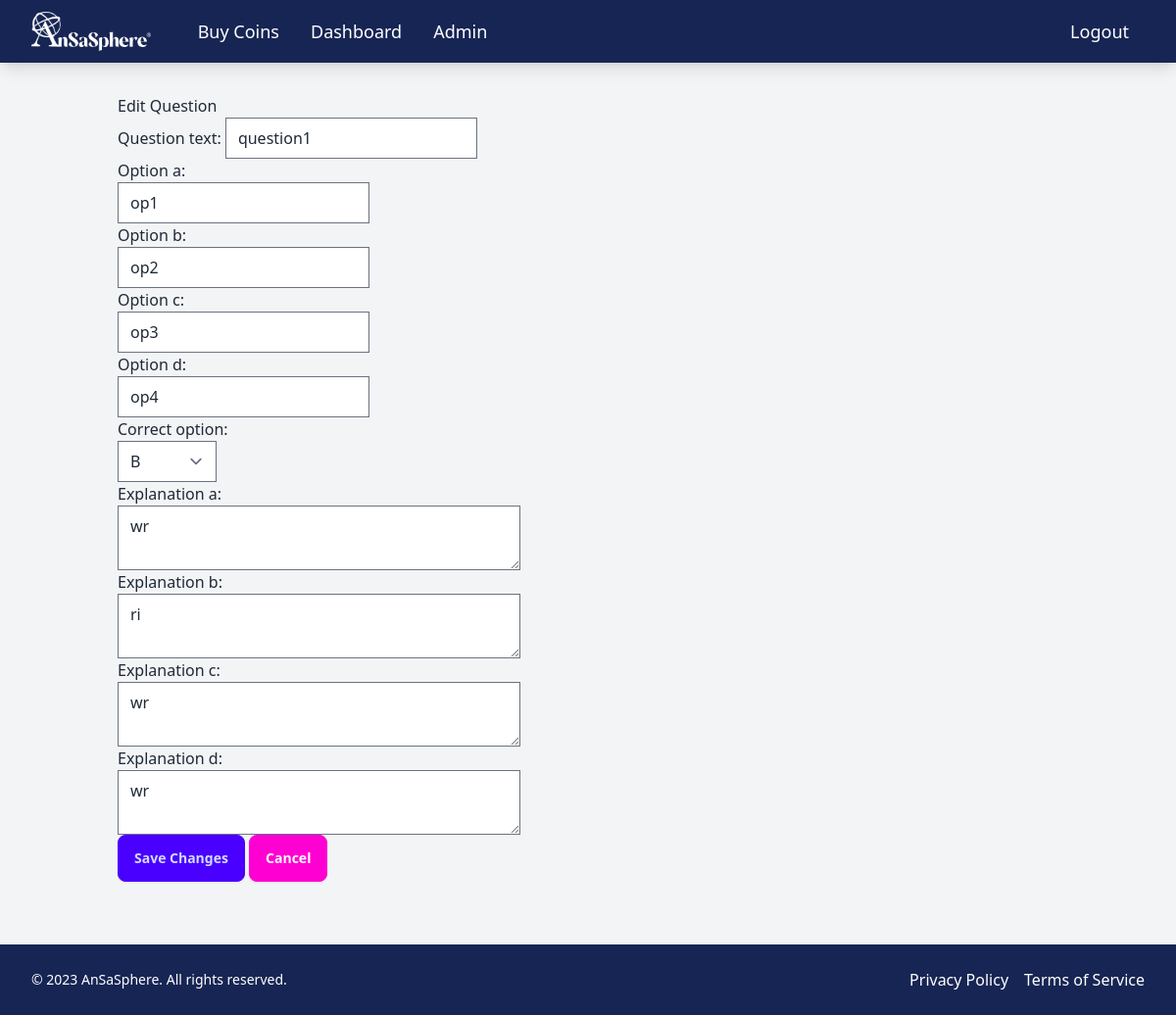
Screenshot of /edit-question/10/ (signed in) with the database file from the repository.
### eduPathCare/models.py (models this page shows, shortened)
class Question(models.Model):
    OPTION_CHOICES = [
        ('a', 'A'),
        ('b', 'B'),
        ('c', 'C'),
        ('d', 'D'),
    ]
    question_id = models.AutoField(primary_key=True)
    section = models.ForeignKey(Section, on_delete=models.CASCADE)
    question_text = models.TextField()
    option_a = models.TextField()
    option_b = models.TextField()
    option_c = models.TextField()
    option_d = models.TextField()
    correct_option = models.CharField(max_length=1, choices=OPTION_CHOICES)
    explanation_a = models.TextField()
    explanation_b = models.TextField()
    explanation_c = models.TextField()
    explanation_d = models.TextField()
    created_at = models.DateTimeField(auto_now_add=True)
    updated_at = models.DateTimeField(auto_now=True)

### eduPathCare/views.py (the view)
# urls.py: path('edit-question/<int:question_id>/', edit_question, name='edit_question'),
@login_required
def edit_question(request, question_id):
    if request.user.role != 'mentor':
        messages.error(request, 'You do not have permission to edit questions.')
        return redirect('subjects_list')
    question = get_object_or_404(Question, question_id=question_id)
    section = question.section
    if request.method == 'POST':
        form = QuestionForm(request.POST, instance=question)
        if form.is_valid():
            form.save()
            messages.success(request, 'Question updated successfully!')
            return redirect('create_quiz', section_id=section.section_id)
    else:
        form = QuestionForm(instance=question)
    return render(request, 'edit_question.html', {
        'form': form,
        'question': question,
    })

### eduPathCare/templates/edit_question.html (shortened to what this page needs)
{% extends 'base.html' %}
{% block content %}
<div class="container">
    <h1>Edit Question</h1>
    <form method="post">
        {{ form.as_p }}
        <button type="submit" class="btn btn-primary">Save Changes</button>
        <a href="{% url 'create_quiz' question.section.section_id %}" class="btn btn-secondary">Cancel</a>
    </form>
</div>
{% endblock %}

### rows the page displays
Question: question_text "question1", option_a "op1", option_b "op2", option_c "op3", option_d "op4", correct_option "B", explanation_a "wr", explanation_b "ri", explanation_c "wr", explanation_d "wr"
